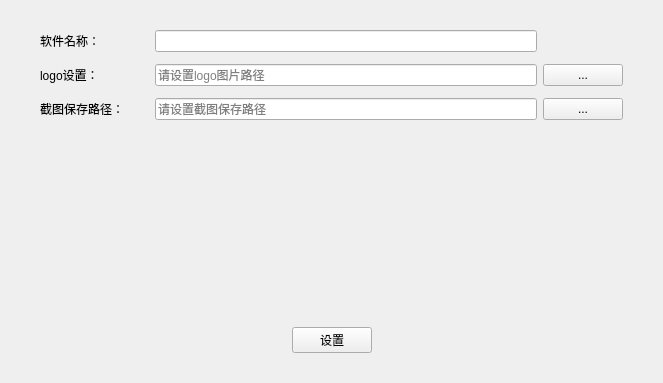
<?xml version="1.0" encoding="UTF-8"?>
<ui version="4.0">
 <class>settings_basic_widget</class>
 <widget class="QWidget" name="settings_basic_widget">
  <property name="geometry">
   <rect>
    <x>0</x>
    <y>0</y>
    <width>663</width>
    <height>383</height>
   </rect>
  </property>
  <property name="windowTitle">
   <string>Form</string>
  </property>
  <layout class="QVBoxLayout" name="verticalLayout">
   <property name="leftMargin">
    <number>40</number>
   </property>
   <property name="topMargin">
    <number>30</number>
   </property>
   <property name="rightMargin">
    <number>40</number>
   </property>
   <property name="bottomMargin">
    <number>30</number>
   </property>
   <item>
    <layout class="QGridLayout" name="gridLayout" columnstretch="2,7,1">
     <property name="verticalSpacing">
      <number>12</number>
     </property>
     <item row="1" column="0">
      <widget class="QLabel" name="label_2">
       <property name="text">
        <string>logo设置：</string>
       </property>
      </widget>
     </item>
     <item row="1" column="1">
      <widget class="QLineEdit" name="lineEdit_logo_path">
       <property name="readOnly">
        <bool>true</bool>
       </property>
       <property name="placeholderText">
        <string>请设置logo图片路径</string>
       </property>
      </widget>
     </item>
     <item row="0" column="0">
      <widget class="QLabel" name="label">
       <property name="text">
        <string>软件名称：</string>
       </property>
      </widget>
     </item>
     <item row="0" column="1">
      <widget class="QLineEdit" name="lineEdit_appname"/>
     </item>
     <item row="1" column="2">
      <widget class="QPushButton" name="btn_logo_path">
       <property name="text">
        <string>...</string>
       </property>
       <property name="btn_type" stdset="0">
        <string>secondary</string>
       </property>
      </widget>
     </item>
     <item row="2" column="0">
      <widget class="QLabel" name="label_3">
       <property name="text">
        <string>截图保存路径：</string>
       </property>
      </widget>
     </item>
     <item row="2" column="1">
      <widget class="QLineEdit" name="lineEdit_grap_image_path">
       <property name="readOnly">
        <bool>true</bool>
       </property>
       <property name="placeholderText">
        <string>请设置截图保存路径</string>
       </property>
      </widget>
     </item>
     <item row="2" column="2">
      <widget class="QPushButton" name="btn_grab_img_path">
       <property name="text">
        <string>...</string>
       </property>
       <property name="btn_type" stdset="0">
        <string>secondary</string>
       </property>
      </widget>
     </item>
    </layout>
   </item>
   <item>
    <spacer name="verticalSpacer_2">
     <property name="orientation">
      <enum>Qt::Vertical</enum>
     </property>
     <property name="sizeHint" stdset="0">
      <size>
       <width>20</width>
       <height>40</height>
      </size>
     </property>
    </spacer>
   </item>
   <item>
    <layout class="QHBoxLayout" name="horizontalLayout">
     <item>
      <spacer name="horizontalSpacer">
       <property name="orientation">
        <enum>Qt::Horizontal</enum>
       </property>
       <property name="sizeHint" stdset="0">
        <size>
         <width>40</width>
         <height>20</height>
        </size>
       </property>
      </spacer>
     </item>
     <item>
      <widget class="QPushButton" name="btn_save">
       <property name="text">
        <string>设置</string>
       </property>
       <property name="btn_type" stdset="0">
        <string>main</string>
       </property>
      </widget>
     </item>
     <item>
      <spacer name="horizontalSpacer_2">
       <property name="orientation">
        <enum>Qt::Horizontal</enum>
       </property>
       <property name="sizeHint" stdset="0">
        <size>
         <width>40</width>
         <height>20</height>
        </size>
       </property>
      </spacer>
     </item>
    </layout>
   </item>
  </layout>
 </widget>
 <resources/>
 <connections/>
</ui>
